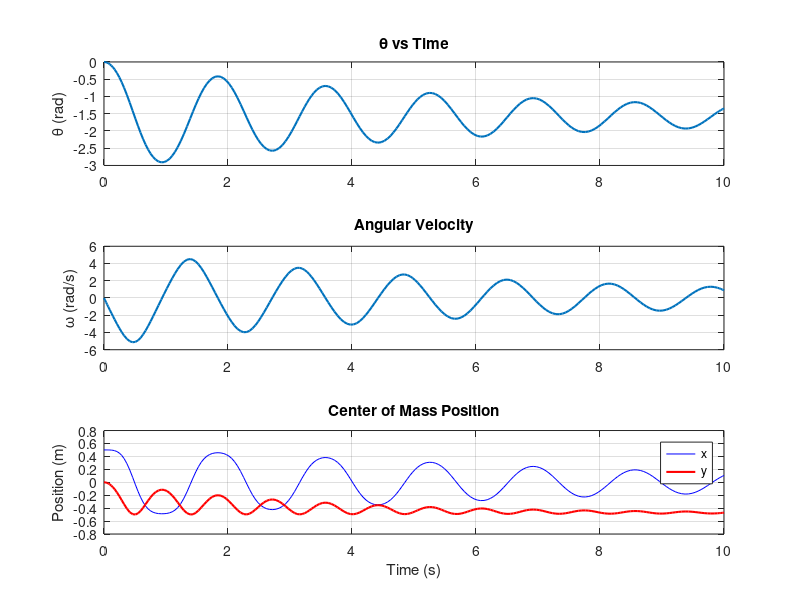

Here is the MATLAB script that generated this plot:
function link1
    
    m = 1.0;
    L = 1.0;
    g = 10.0;
    b = 0.1;
    I_COM = (1/3) * m * L^2;

    % initial ：theta = 0
    theta0 = 0;
    omega0 = 0;
    x0 = (L/2) * cos(theta0);
    y0 = (L/2) * sin(theta0);
    dx0 = - (L/2) * sin(theta0) * omega0;
    dy0 = (L/2) * cos(theta0) * omega0;

    z0 = [x0; y0; theta0; dx0; dy0; omega0];

    tspan = [0 10];

    [t, Z] = ode45(@(t, z) odeFunc(t, z, m, L, g, b, I_COM), tspan, z0);

    x = Z(:,1); y = Z(:,2); theta = Z(:,3);
    dx = Z(:,4); dy = Z(:,5); omega = Z(:,6);

    % Plot
    figure;
    subplot(3,1,1);
    plot(t, theta, 'LineWidth', 1.5);
    ylabel('\theta (rad)');
    title('\theta vs Time'); grid on;

    subplot(3,1,2);
    plot(t, omega, 'LineWidth', 1.5);
    ylabel('\omega (rad/s)');
    title('Angular Velocity'); grid on;

    subplot(3,1,3);
    plot(t, x, 'b', t, y, 'r', 'LineWidth', 1.5);
    xlabel('Time (s)'); ylabel('Position (m)');
    legend('x', 'y'); title('Center of Mass Position'); grid on;
end

function dz = odeFunc(~, z, m, L, g, b, I_COM)
    x = z(1); y = z(2); theta = z(3);
    dx = z(4); dy = z(5); omega = z(6);

    % Step 4: Angular acceleration from dynamics
   ddtheta = -(m * g * (L/2) * cos(theta) + b * omega) / I_COM;


    % Step 5: New geometry-based expressions for COM acceleration
    ddx = - (L/2) * (cos(theta) * omega^2 + sin(theta) * ddtheta);
    ddy = (L/2) * (cos(theta) * ddtheta - sin(theta) * omega^2);

    dz = zeros(6,1);
    dz(1) = dx;
    dz(2) = dy;
    dz(3) = omega;
    dz(4) = ddx;
    dz(5) = ddy;
    dz(6) = ddtheta;
end
